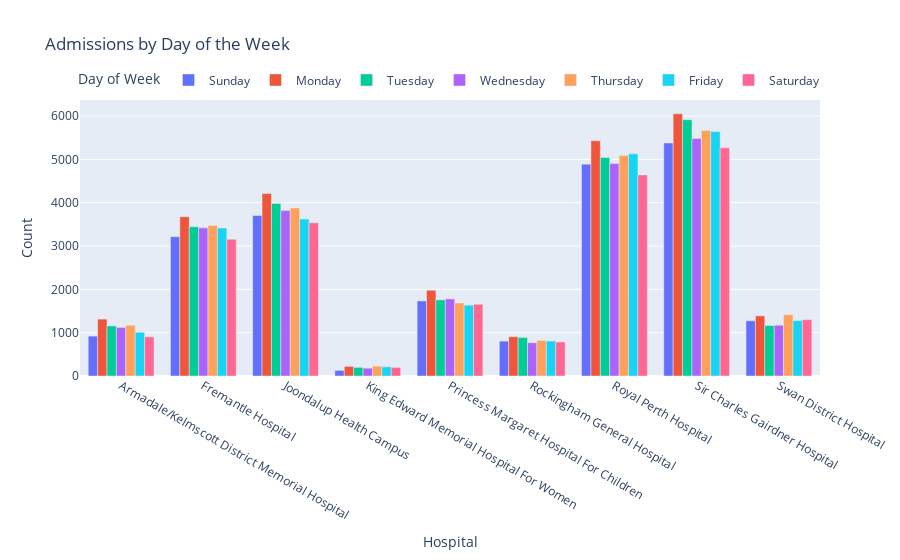

Notebook code for this chart:
### Code cell
# Plot of hospital admissions for each day of the week
# Create a new column with the day of the week
hospital_df['Date'] = pd.to_datetime(hospital_df['Date'])
hospital_df['Day of Week'] = hospital_df['Date'].dt.day_name()

# Set the order of the days of the week
days_order = ['Sunday', 'Monday', 'Tuesday', 'Wednesday', 'Thursday', 'Friday', 'Saturday']
hospital_df['Day of Week'] = pd.Categorical(hospital_df['Day of Week'], categories=days_order, ordered=True)

# Group by 'Hospital' and 'Day of Week' and sum the 'Admissions' column
admissions_by_day = hospital_df.groupby(['Hospital', 'Day of Week'])['Admissions'].sum().reset_index()

# Plot the admissions by day of the week
fig = px.bar(admissions_by_day, 
             x='Hospital', 
             y='Admissions', 
             color='Day of Week', 
             title='Admissions by Day of the Week',
             labels={'Admissions': 'Count'},
             barmode='group')

fig.update_layout(xaxis_title='Hospital',
                  yaxis_title='Count',
                  legend_title='Day of Week',
                  legend=dict(orientation="h", 
                              yanchor="bottom", 
                              y=1.02, 
                              xanchor="center", 
                              x=0.5))

fig.show()

### Figure 1 — Plotly figure (JSON) as saved in the notebook; plotly's stock layout.template omitted (floating-point values rounded to 4 significant figures)
{"data": [{"alignmentgroup": "True", "hovertemplate": "Day of Week=Sunday<br>Hospital=%{x}<br>Count=%{y}<extra></extra>", "legendgroup": "Sunday", "marker": {"color": "#636efa", "pattern": {"shape": ""}}, "name": "Sunday", "offsetgroup": "Sunday", "orientation": "v", "showlegend": true, "textposition": "auto", "type": "bar", "x": ["Armadale/Kelmscott District Memorial Hospital", "Fremantle Hospital", "Joondalup Health Campus", "King Edward Memorial Hospital For Women", "Princess Margaret Hospital For Children", "Rockingham General Hospital", "Royal Perth Hospital", "Sir Charles Gairdner Hospital", "Swan District Hospital"], "xaxis": "x", "y": [921, 3216, 3705, 130, 1733, 805, 4890, 5378, 1274], "yaxis": "y"}, {"alignmentgroup": "True", "hovertemplate": "Day of Week=Monday<br>Hospital=%{x}<br>Count=%{y}<extra></extra>", "legendgroup": "Monday", "marker": {"color": "#EF553B", "pattern": {"shape": ""}}, "name": "Monday", "offsetgroup": "Monday", "orientation": "v", "showlegend": true, "textposition": "auto", "type": "bar", "x": ["Armadale/Kelmscott District Memorial Hospital", "Fremantle Hospital", "Joondalup Health Campus", "King Edward Memorial Hospital For Women", "Princess Margaret Hospital For Children", "Rockingham General Hospital", "Royal Perth Hospital", "Sir Charles Gairdner Hospital", "Swan District Hospital"], "xaxis": "x", "y": [1313, 3678, 4212, 222, 1979, 907, 5429, 6052, 1388], "yaxis": "y"}, {"alignmentgroup": "True", "hovertemplate": "Day of Week=Tuesday<br>Hospital=%{x}<br>Count=%{y}<extra></extra>", "legendgroup": "Tuesday", "marker": {"color": "#00cc96", "pattern": {"shape": ""}}, "name": "Tuesday", "offsetgroup": "Tuesday", "orientation": "v", "showlegend": true, "textposition": "auto", "type": "bar", "x": ["Armadale/Kelmscott District Memorial Hospital", "Fremantle Hospital", "Joondalup Health Campus", "King Edward Memorial Hospital For Women", "Princess Margaret Hospital For Children", "Rockingham General Hospital", "Royal Perth Hospital", "Sir Charles Gairdner Hospital", "Swan District Hospital"], "xaxis": "x", "y": [1156, 3445, 3982, 199, 1757, 890, 5044, 5916, 1165], "yaxis": "y"}, {"alignmentgroup": "True", "hovertemplate": "Day of Week=Wednesday<br>Hospital=%{x}<br>Count=%{y}<extra></extra>", "legendgroup": "Wednesday", "marker": {"color": "#ab63fa", "pattern": {"shape": ""}}, "name": "Wednesday", "offsetgroup": "Wednesday", "orientation": "v", "showlegend": true, "textposition": "auto", "type": "bar", "x": ["Armadale/Kelmscott District Memorial Hospital", "Fremantle Hospital", "Joondalup Health Campus", "King Edward Memorial Hospital For Women", "Princess Margaret Hospital For Children", "Rockingham General Hospital", "Royal Perth Hospital", "Sir Charles Gairdner Hospital", "Swan District Hospital"], "xaxis": "x", "y": [1121, 3419, 3818, 181, 1780, 768, 4903, 5482, 1172], "yaxis": "y"}, {"alignmentgroup": "True", "hovertemplate": "Day of Week=Thursday<br>Hospital=%{x}<br>Count=%{y}<extra></extra>", "legendgroup": "Thursday", "marker": {"color": "#FFA15A", "pattern": {"shape": ""}}, "name": "Thursday", "offsetgroup": "Thursday", "orientation": "v", "showlegend": true, "textposition": "auto", "type": "bar", "x": ["Armadale/Kelmscott District Memorial Hospital", "Fremantle Hospital", "Joondalup Health Campus", "King Edward Memorial Hospital For Women", "Princess Margaret Hospital For Children", "Rockingham General Hospital", "Royal Perth Hospital", "Sir Charles Gairdner Hospital", "Swan District Hospital"], "xaxis": "x", "y": [1171, 3475, 3880, 228, 1685, 820, 5091, 5665, 1414], "yaxis": "y"}, {"alignmentgroup": "True", "hovertemplate": "Day of Week=Friday<br>Hospital=%{x}<br>Count=%{y}<extra></extra>", "legendgroup": "Friday", "marker": {"color": "#19d3f3", "pattern": {"shape": ""}}, "name": "Friday", "offsetgroup": "Friday", "orientation": "v", "showlegend": true, "textposition": "auto", "type": "bar", "x": ["Armadale/Kelmscott District Memorial Hospital", "Fremantle Hospital", "Joondalup Health Campus", "King Edward Memorial Hospital For Women", "Princess Margaret Hospital For Children", "Rockingham General Hospital", "Royal Perth Hospital", "Sir Charles Gairdner Hospital", "Swan District Hospital"], "xaxis": "x", "y": [1009, 3415, 3623, 211, 1635, 807, 5128, 5641, 1280], "yaxis": "y"}, {"alignmentgroup": "True", "hovertemplate": "Day of Week=Saturday<br>Hospital=%{x}<br>Count=%{y}<extra></extra>", "legendgroup": "Saturday", "marker": {"color": "#FF6692", "pattern": {"shape": ""}}, "name": "Saturday", "offsetgroup": "Saturday", "orientation": "v", "showlegend": true, "textposition": "auto", "type": "bar", "x": ["Armadale/Kelmscott District Memorial Hospital", "Fremantle Hospital", "Joondalup Health Campus", "King Edward Memorial Hospital For Women", "Princess Margaret Hospital For Children", "Rockingham General Hospital", "Royal Perth Hospital", "Sir Charles Gairdner Hospital", "Swan District Hospital"], "xaxis": "x", "y": [903, 3156, 3536, 199, 1656, 786, 4641, 5266, 1300], "yaxis": "y"}], "layout": {"barmode": "group", "legend": {"orientation": "h", "title": {"text": "Day of Week"}, "tracegroupgap": 0, "x": 0.5, "xanchor": "center", "y": 1.02, "yanchor": "bottom"}, "title": {"text": "Admissions by Day of the Week"}, "xaxis": {"anchor": "y", "domain": [0, 1], "title": {"text": "Hospital"}}, "yaxis": {"anchor": "x", "domain": [0, 1], "title": {"text": "Count"}}}}
